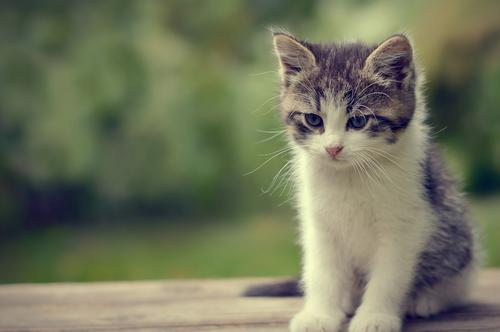
#> input picture python_experiments/normal.jpg, 500 x 332 px
$ jupyter execute test.ipynb
#> lines starting #> are read from the running program, lines starting #| are printed output that depends on the picture; after the words box and inside, x2 and y2 are one past the last pixel; in counts of white or black regions, pixels touching at a corner belong together
[cell 1]
import PIL.Image
import numpy as np
from scipy.ndimage import convolve

mask_skeleton =np.rot90(np.triu(np.ones((1000,1000))*255).astype('float32'))
maskimage_skeleton = PIL.Image.fromarray(mask_skeleton.astype('uint8'),mode='L')
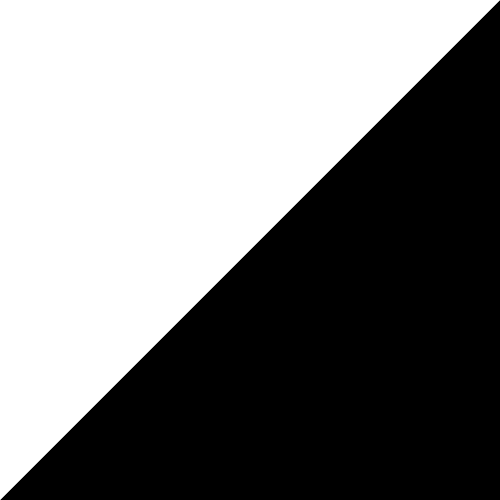
#> maskimage_skeleton: PIL image 1000x1000 L (shown at 1/2 size); 50% white; 1 black region, box (x1, y1, x2, y2) and area: (1, 1, 1000, 1000) 499500
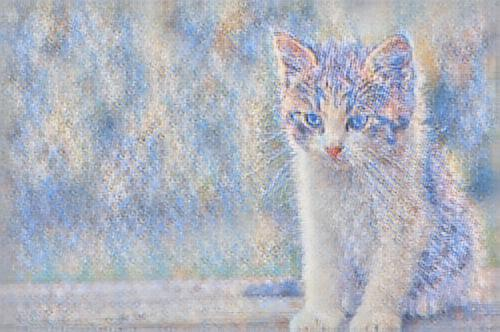
#> input picture python_experiments/styled.jpg, 500 x 332 px
average_convolution = np.ones((50,50))/2500


def create_thumbnail(original_image, augmented_image,maskimage_skeleton = maskimage_skeleton,convolution = average_convolution):
    thumbnail = original_image.copy()
#> thumbnail is the input picture: PIL image 500x332 RGB; mean R, G, B 112.2, 116.3, 91.4
    maskimage_skeleton = maskimage_skeleton.resize(original_image.size)
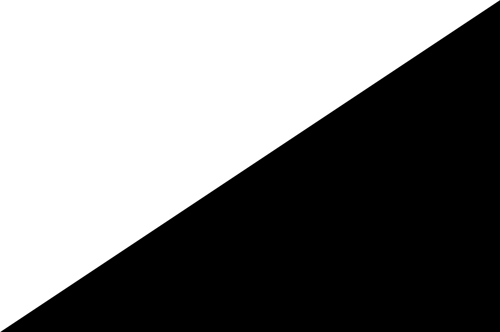
#> maskimage_skeleton: PIL image 500x332 L; min 0, max 255, mean 127.6
    mask = np.array(maskimage_skeleton)
    mask = convolve(mask, convolution)
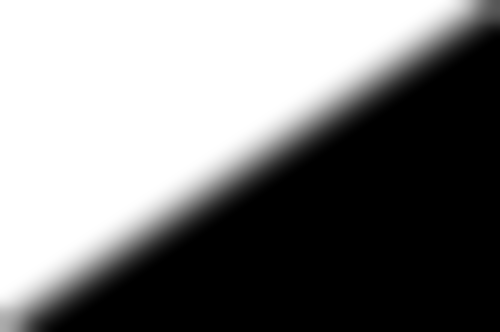
#> mask: shape (332, 500); min 0, max 255, mean 126.9
    mask = mask.astype('uint8')
    maskimage = PIL.Image.fromarray(mask, mode='L')
    thumbnail.paste(augmented_image,mask = maskimage )
#> augmented_image is the input picture: PIL image 500x332 RGB; mean R, G, B 175.7, 179.5, 190.1
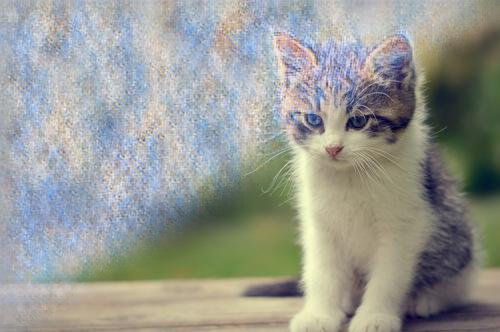
#> thumbnail: PIL image 500x332 RGB; mean R, G, B 151.3, 153.3, 147.2
    return thumbnail

[cell 2]
thumbnail = create_thumbnail(PIL.Image.open("normal.jpg"),PIL.Image.open("styled.jpg"))
